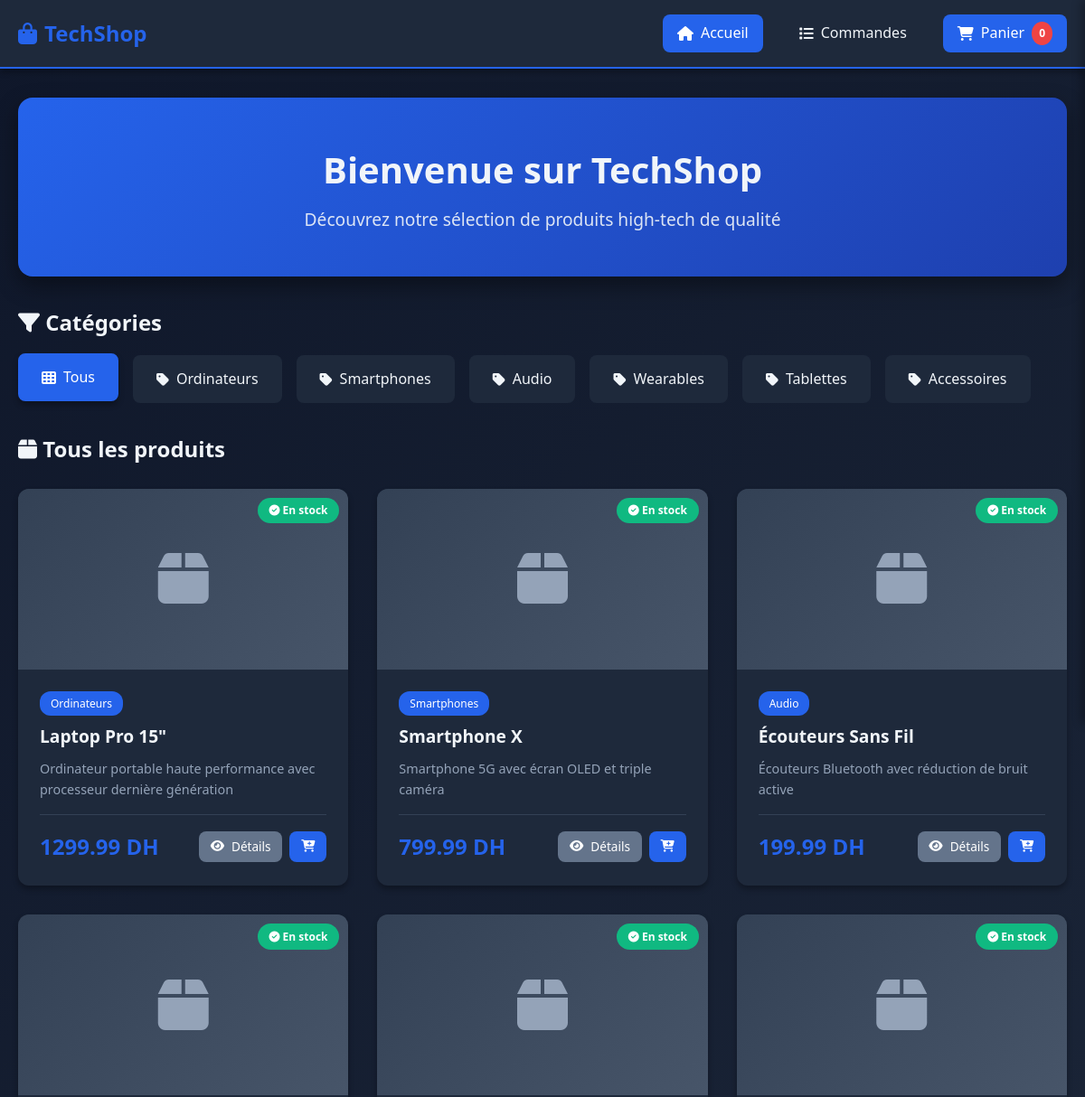
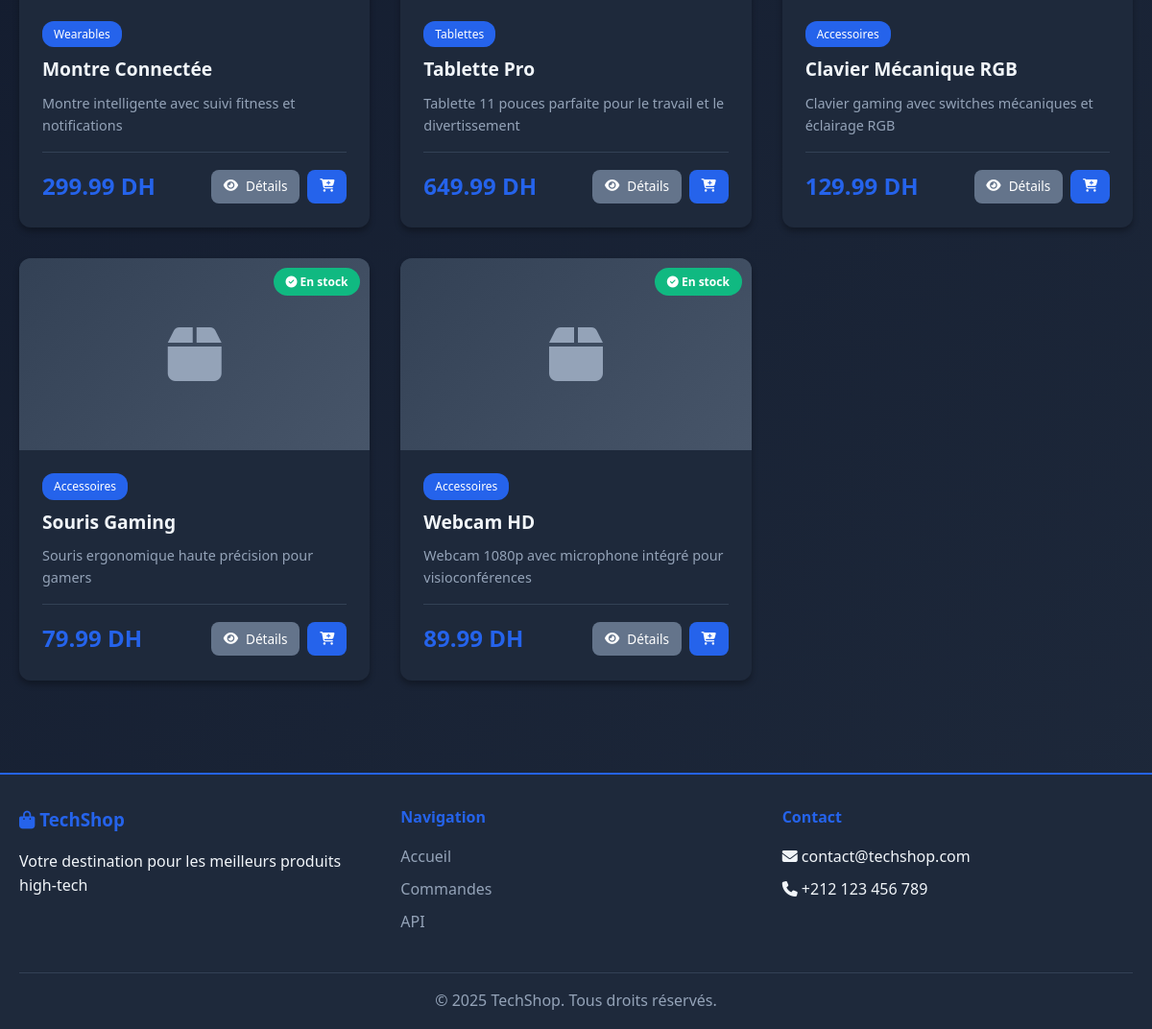
The page / on the database its author committed (2 pictures, top to bottom).
### models.py (models this page shows, shortened)
class Product(db.Model):
    __tablename__ = 'products'
    id = db.Column(db.Integer, primary_key=True)
    name = db.Column(db.String(200), nullable=False)
    description = db.Column(db.Text)
    price = db.Column(db.Float, nullable=False)
    stock = db.Column(db.Integer, default=0)
    category = db.Column(db.String(100))
    image_url = db.Column(db.String(500))
    created_at = db.Column(db.DateTime, default=datetime.utcnow)
    updated_at = db.Column(db.DateTime, default=datetime.utcnow, onupdate=datetime.utcnow)

### routes.py (the view)
    @app.route('/')
    def index():
        category = request.args.get('category')
        products = ProductService.get_all_products(category=category)
        categories = ProductService.get_categories()
        return render_template('index.html',
                             products=products,
                             categories=categories,
                             selected_category=category)

### services.py (called while the page is built)
    @staticmethod
    def get_all_products(category=None):
        try:
            query = Product.query
            if category:
                query = query.filter_by(category=category)
            products = query.all()
            return products
        except Exception as e:
            logger.error(f"Error fetching products: {str(e)}")
            return []

    @staticmethod
    def get_categories():
        try:
            categories = db.session.query(Product.category).distinct().all()
            return [c[0] for c in categories if c[0]]
        except Exception as e:
            logger.error(f"Error fetching categories: {str(e)}")
            return []

### templates/index.html (shortened to what this page needs)
{% extends "base.html" %}
{% block content %}
<div class="container">
    <section class="hero">
        <h1>Bienvenue sur TechShop</h1>
        <p>Découvrez notre sélection de produits high-tech de qualité</p>
    </section>
    <section class="categories-section">
        <h2><i class="fas fa-filter"></i> Catégories</h2>
        <div class="categories">
            <a href="/" class="category-btn {% if not selected_category %}active{% endif %}">
                <i class="fas fa-th"></i> Tous
            </a>
            {% for category in categories %}
            <a href="/?category={{ category }}" class="category-btn {% if selected_category == category %}active{% endif %}">
                <i class="fas fa-tag"></i> {{ category }}
            </a>
            {% endfor %}
        </div>
    </section>
    <section class="products-section">
        <h2>
            <i class="fas fa-box"></i>
            {% if selected_category %}
                Produits - {{ selected_category }}
            {% else %}
                Tous les produits
            {% endif %}
        </h2>
        {% if products %}
        <div class="products-grid">
            {% for product in products %}
            <div class="product-card">
                <div class="product-image">
                    {% if product.image_url %}
                    <img src="{{ product.image_url }}" alt="{{ product.name }}">
                    {% else %}
                    <div class="product-placeholder">
                        <i class="fas fa-box"></i>
                    </div>
                    {% endif %}
                    <span class="product-badge">
                        {% if product.stock > 0 %}
                        <i class="fas fa-check-circle"></i> En stock
                        {% else %}
                        <i class="fas fa-times-circle"></i> Rupture
                        {% endif %}
                    </span>
                </div>
                <div class="product-info">
                    <span class="product-category">{{ product.category }}</span>
                    <h3 class="product-name">{{ product.name }}</h3>
                    <p class="product-description">{{ product.description[:80] }}{% if product.description|length > 80 %}...{% endif %}</p>
                    <div class="product-footer">
                        <span class="product-price">{{ "%.2f"|format(product.price) }} DH</span>
                        <div class="product-actions">
                            <a href="/product/{{ product.id }}" class="btn btn-secondary btn-sm">
                                <i class="fas fa-eye"></i> Détails
                            </a>
                            {% if product.stock > 0 %}
                            <button class="btn btn-primary btn-sm add-to-cart"
                                    data-id="{{ product.id }}"
                                    data-name="{{ product.name }}"
                                    data-price="{{ product.price }}">
                                <i class="fas fa-cart-plus"></i>
                            </button>
                            {% else %}
                            <button class="btn btn-secondary btn-sm" disabled>
                                <i class="fas fa-ban"></i>
                            </button>
                            {% endif %}
                        </div>
                    </div>
                </div>
            </div>
            {% endfor %}
        </div>
        {% else %}
        <div class="empty-state">
            <i class="fas fa-box-open"></i>
            <h3>Aucun produit disponible</h3>
            <p>Revenez plus tard pour découvrir nos nouveautés !</p>
        </div>
        {% endif %}
    </section>
</div>
{% endblock %}

### templates/base.html (shortened to what this page needs)
<!DOCTYPE html>
<html lang="fr">
<head>
    <link href="https://cdnjs.cloudflare.com/ajax/libs/font-awesome/6.4.0/css/all.min.css" rel="stylesheet">
    <link rel="stylesheet" href="{{ url_for('static', filename='css/style.css') }}">
</head>
<body>
    <nav class="navbar">
        <div class="container">
            <div class="nav-wrapper">
                <a href="/" class="logo">
                    <i class="fas fa-shopping-bag"></i>
                    <span>TechShop</span>
                </a>
                <div class="nav-links">
                    <a href="/" class="nav-link {% if request.endpoint == 'index' %}active{% endif %}">
                        <i class="fas fa-home"></i> Accueil
                    </a>
                    <a href="/orders" class="nav-link {% if request.endpoint == 'orders_list' %}active{% endif %}">
                        <i class="fas fa-list"></i> Commandes
                    </a>
                    <a href="#" class="nav-link" id="cartBtn">
                        <i class="fas fa-shopping-cart"></i>
                        Panier <span class="cart-badge" id="cartCount">0</span>
                    </a>
                </div>
            </div>
        </div>
    </nav>
    <main class="main-content">
        {% block content %}{% endblock %}
    </main>
    <footer class="footer">
        <div class="container">
            <div class="footer-content">
                <div class="footer-section">
                    <h3><i class="fas fa-shopping-bag"></i> TechShop</h3>
                    <p>Votre destination pour les meilleurs produits high-tech</p>
                </div>
                <div class="footer-section">
                    <h4>Navigation</h4>
                    <ul>
                        <li><a href="/">Accueil</a></li>
                        <li><a href="/orders">Commandes</a></li>
                        <li><a href="/api/products">API</a></li>
                    </ul>
                </div>
                <div class="footer-section">
                    <h4>Contact</h4>
                    <ul>
                        <li><i class="fas fa-envelope"></i> contact@techshop.com</li>
                        <li><i class="fas fa-phone"></i> +212 123 456 789</li>
                    </ul>
                </div>
            </div>
            <div class="footer-bottom">
                <p>&copy; 2025 TechShop. Tous droits réservés.</p>
            </div>
        </div>
    </footer>
</body>
</html>

### rows shown on the page
Product: stock "En stock", category "Ordinateurs", name "Laptop Pro 15\"", description "Ordinateur portable haute performance avec processeur dernière génération", price "1299.99"
Product: stock "En stock", category "Smartphones", name "Smartphone X", description "Smartphone 5G avec écran OLED et triple caméra", price "799.99"
Product: stock "En stock", category "Audio", name "Écouteurs Sans Fil", description "Écouteurs Bluetooth avec réduction de bruit active", price "199.99"
Product: stock "En stock", category "Wearables", name "Montre Connectée", description "Montre intelligente avec suivi fitness et notifications", price "299.99"
Product: stock "En stock", category "Tablettes", name "Tablette Pro", description "Tablette 11 pouces parfaite pour le travail et le divertissement", price "649.99"
Product: stock "En stock", category "Accessoires", name "Clavier Mécanique RGB", description "Clavier gaming avec switches mécaniques et éclairage RGB", price "129.99"
Product: stock "En stock", category "Accessoires", name "Souris Gaming", description "Souris ergonomique haute précision pour gamers", price "79.99"
Product: stock "En stock", category "Accessoires", name "Webcam HD", description "Webcam 1080p avec microphone intégré pour visioconférences", price "89.99"

### other values the page prints
{{ category }} "Ordinateurs" "Smartphones" "Audio" "Wearables" "Tablettes" "Accessoires"
